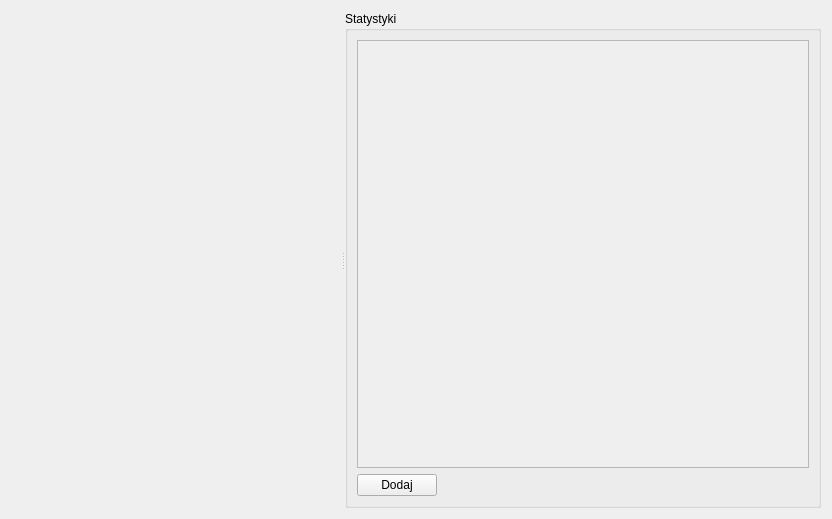
<?xml version="1.0" encoding="UTF-8"?>
<ui version="4.0">
 <class>StatisticsWindow</class>
 <widget class="QWidget" name="StatisticsWindow">
  <property name="geometry">
   <rect>
    <x>0</x>
    <y>0</y>
    <width>832</width>
    <height>519</height>
   </rect>
  </property>
  <property name="windowTitle">
   <string>Statystyki</string>
  </property>
  <layout class="QVBoxLayout" name="verticalLayout_2">
   <item>
    <widget class="QSplitter" name="splitter">
     <property name="orientation">
      <enum>Qt::Horizontal</enum>
     </property>
     <widget class="QwtPlot" name="plotWidget" native="true">
      <property name="sizePolicy">
       <sizepolicy hsizetype="Expanding" vsizetype="Expanding">
        <horstretch>2</horstretch>
        <verstretch>0</verstretch>
       </sizepolicy>
      </property>
     </widget>
     <widget class="QGroupBox" name="statisticsGroupBox">
      <property name="sizePolicy">
       <sizepolicy hsizetype="Expanding" vsizetype="Preferred">
        <horstretch>2</horstretch>
        <verstretch>0</verstretch>
       </sizepolicy>
      </property>
      <property name="title">
       <string>Statystyki</string>
      </property>
      <layout class="QVBoxLayout" name="verticalLayout" stretch="1,0">
       <item>
        <widget class="QScrollArea" name="statisticsScrollArea">
         <property name="sizePolicy">
          <sizepolicy hsizetype="Expanding" vsizetype="Expanding">
           <horstretch>0</horstretch>
           <verstretch>0</verstretch>
          </sizepolicy>
         </property>
         <property name="widgetResizable">
          <bool>true</bool>
         </property>
         <widget class="QWidget" name="statisticsItemsWidget">
          <property name="geometry">
           <rect>
            <x>0</x>
            <y>0</y>
            <width>246</width>
            <height>428</height>
           </rect>
          </property>
          <property name="sizePolicy">
           <sizepolicy hsizetype="Preferred" vsizetype="Minimum">
            <horstretch>0</horstretch>
            <verstretch>0</verstretch>
           </sizepolicy>
          </property>
         </widget>
        </widget>
       </item>
       <item>
        <layout class="QHBoxLayout" name="horizontalLayout">
         <item>
          <widget class="QPushButton" name="addButton">
           <property name="text">
            <string>Dodaj</string>
           </property>
          </widget>
         </item>
         <item>
          <spacer name="horizontalSpacer">
           <property name="orientation">
            <enum>Qt::Horizontal</enum>
           </property>
           <property name="sizeHint" stdset="0">
            <size>
             <width>40</width>
             <height>20</height>
            </size>
           </property>
          </spacer>
         </item>
        </layout>
       </item>
      </layout>
     </widget>
    </widget>
   </item>
  </layout>
 </widget>
 <customwidgets>
  <customwidget>
   <class>QwtPlot</class>
   <extends>QWidget</extends>
   <header location="global">qwt_plot.h</header>
   <container>1</container>
  </customwidget>
 </customwidgets>
 <resources/>
 <connections/>
</ui>
